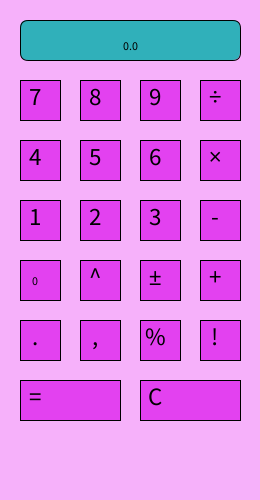
Frame 1 (no input)
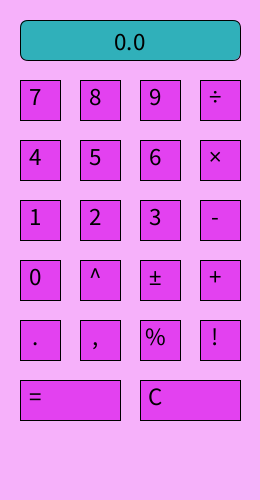
Frame 60 (the mouse pressed at the canvas centre just before this capture)
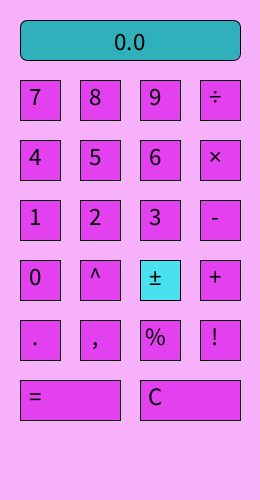
Frame 120 (the mouse held since frame 60 and released just before this capture)

The Processing sketch that drew these frames (run headless with seeded random() and noise(); from frame 60 on, the mouse is pressed at the canvas centre):

// Processing sketch: Calculator
// ── Calculator.pde
// Nidhi Nambudripad | Sept 14 2026 | Calculator
// Color Palette #096981, #0EF3FC, #32C0FF, #71D1F5, #30B0BA
float l, r, result;
char op;
boolean left;
boolean newEntry;
String displayVal;

Button[] numButtons = new Button[10];
Button[] opButtons = new Button[12];

void setup() {
  size (260, 500);
  displayVal = "0.0";
  l = 0.0;
  r = 0.0;
  result = 0.0;
  op = ' ';
  left = true;
  newEntry = true;
  displayVal = "0.0";
  numButtons[0] = new Button(20, 260, 40, 40, '0');
  numButtons[1] = new Button(20, 200, 40, 40, '1');
  numButtons[2] = new Button(80, 200, 40, 40, '2');
  numButtons[3] = new Button(140, 200, 40, 40, '3');
  numButtons[4] = new Button(20, 140, 40, 40, '4');
  numButtons[5] = new Button(80, 140, 40, 40, '5');
  numButtons[6] = new Button(140, 140, 40, 40, '6');
  numButtons[7] = new Button(20, 80, 40, 40, '7');
  numButtons[8] = new Button(80, 80, 40, 40, '8');
  numButtons[9] = new Button(140, 80, 40, 40, '9');
  opButtons[0] = new Button (200, 80, 40, 40, '÷');
  opButtons[1] = new Button(200, 140, 40, 40, '×');
  opButtons[2] = new Button(200, 200, 40, 40, '-');
  opButtons[3] = new Button(200, 260, 40, 40, '+');
  opButtons[4] = new Button(20, 320, 40, 40, '.');
  opButtons[5] = new Button(20, 380, 100, 40, '=');
  opButtons[6] = new Button(80, 320, 40, 40, ',');
  opButtons[7] = new Button(140, 260, 40, 40, '±');
  opButtons[8] = new Button(140, 320, 40, 40, '%');
  opButtons[9] = new Button(200, 320, 40, 40, '!');
  opButtons[10] = new Button(140, 380, 100, 40, 'C');
  opButtons[11] = new Button(80, 260, 40, 40, '^');
}

void draw() {
  background(#F6B1FA);
  updateDisplay();
  for (int i = 0; i < numButtons.length; i ++ ) {
    numButtons[i].display();
    numButtons[i].mouseOver(mouseX, mouseY);
  }
  for (int i = 0; i < opButtons.length; i++) {
    opButtons[i].display();
    opButtons[i].mouseOver(mouseX, mouseY);
  }
}

void updateDisplay() {
  // Background shape
  fill(#30B0BA);
  rect(20, 20, 220, 40, 8);
  // Overlay Text
  fill(0);
  textAlign(CENTER);
  text(displayVal, 130, 50);
  // text();
}

void mouseReleased() {
  // Update display with button clicked by user
  // Number buttons
  for (int i = 0; i < numButtons.length; i++) {
    if (numButtons[i].hover) {
      handleEvent(numButtons[i].val, true);
    }
  }

  // Operator buttons
  // loop through opButtons
  for (int i = 0; i < opButtons.length; i++) {
    if (opButtons[i].hover == true) {
      char clicked = opButtons[i].val;

      if (clicked == '=') {
        performCalc();
      } else if (clicked == '+' || clicked == '-' ||
        clicked == '×' || clicked == '÷') {
        op = clicked;
        left = false;
        newEntry = true;
        displayVal = str(op);
      } else if (clicked == '±') {
        if (left == true) {
          l *= -1;
          displayVal = str(l);
        } else {
          r *= -1;
          displayVal = str(r);
        }
      } else if (clicked == 'C') {
        // reset all variables
        l = 0.0;
        r = 0.0;
        result = 0.0;
        op = ' ';
        left = true;
        newEntry = true;
        displayVal = "0.0";
      } else if (clicked == 's') {
        if (left == true) {
          l = sqrt(l);
          displayVal = str(l);
        } else {
          r = sqrt(r);
          displayVal = str(r);
        }
      } else if (clicked == 'q') {
        // square of the value in display
        if (left == true) {
          l = sq(l);
          displayVal = str(l);
        } else {
          r = sq(r);
          displayVal = str(r);
        }
      } else if (clicked == '.') {
        if (!displayVal.contains (".")) {
          if (left == true) {
            displayVal += ".";
            l = float(displayVal);
          } else {
            displayVal += ".";
            r = float(displayVal);
          }
        }
      }
    }

    printState();
  }
}

void printState() {
  println(
    "l: " + l +
    " | r: " + r +
    " | result: " + result +
    " | left: " + left +
    " | op: " + op +
    " | display: " + displayVal
    );
}

void performCalc() {
  if (op == '+') {
    result = l + r;
  } else if (op == '-') {
    result = l - r;
  } else if (op == '÷') {
    if (r == 0) {
      displayVal = "ERROR";
      newEntry = true;
      return;
    }
    result = l/r;
  } else if (op == 'x') {
    result = l * r;
  } else {
    return;
  }

  displayVal = str(result);
  l = result;
  r = 0.0;
  left = true;
  newEntry = true;
}

// displayVal = str(opButtons[i].val);
void mousePressed() {
  // Update display with proper button mouse click
}

void keyPressed() {
  if (key == '1') {
    println("You hit 1 " + keyCode );
    handleEvent('1', true);
  } else if (key == '2' || keyCode == 99) {
    println("You hit 2 " + keyCode );
    handleEvent('2', true);
  } else if (key == '3' || keyCode == 99) {
    println("You hit 3 " + keyCode );
    handleEvent('3', true);
  } else if (key == '4' || keyCode == 99) {
    println("You hit 4 " + keyCode );
    handleEvent('4', true);
  } else if (key == '5' || keyCode == 99) {
    println("You hit 5 " + keyCode );
    handleEvent('5', true);
  } else if (key == '6' || keyCode == 99) {
    println("You hit 6 " + keyCode );
    handleEvent('6', true);
  } else if (key == '7' || keyCode == 99) {
    println("You hit 7 " + keyCode );
    handleEvent('7', true);
  } else if (key == '8' || keyCode == 99) {
    println("You hit 8 " + keyCode );
    handleEvent('8', true);
  } else if (key == '9' || keyCode == 99) {
    println("You hit 9 " + keyCode );
    handleEvent('9', true);
  } else if (key == '0' || keyCode == 99) {
    println("You hit 0 " + keyCode );
    handleEvent('0', true);
  }
}

void handleEvent(char val, boolean isNum) {
  if (isNum == true) {
    String digit = str(val);

    if (newEntry || displayVal.equals("0.0")) {
      displayVal = digit;
      newEntry = false;
    } else {
      displayVal += digit;
    }

    if (left == true) {
      l = float(displayVal);
    } else {
      r = float(displayVal);
    }
  } else {
    // other stuff
  }
}

// ── Button.pde
class Button {
  // Member Variables
  float x, y, w, h;
  color c1, c2;
  char val;
  boolean hover;

  // Constructor
  Button(float x, float y, float w, float h, char val) {
    this.x = x;
    this.y = y;
    this.w = w;
    this.h = h;
    c1 = color(#48E1ED);
    c2 = color (#E341F0);
    this.val = val;
    hover = false;
  }

  // Member Methods
  void display () {
    if (hover == true) {
      fill(c1);
    } else {
      fill(c2);
    }
    rect(x, y, w, h);
    fill(0);
    if (val == 's') {
      text("x²", x+15, y+25);
    } else {
      text(val, x+15, y+25);
      textSize(25);
    }
  }

  void mouseOver(float tempX, float tempY) {
    if (tempX > x-w/2 && tempX < x+w/2 && tempY > y-h/2 && tempY < y+h/2) {
      hover = true;
    } else {
      hover = false;
    }
  }
}
